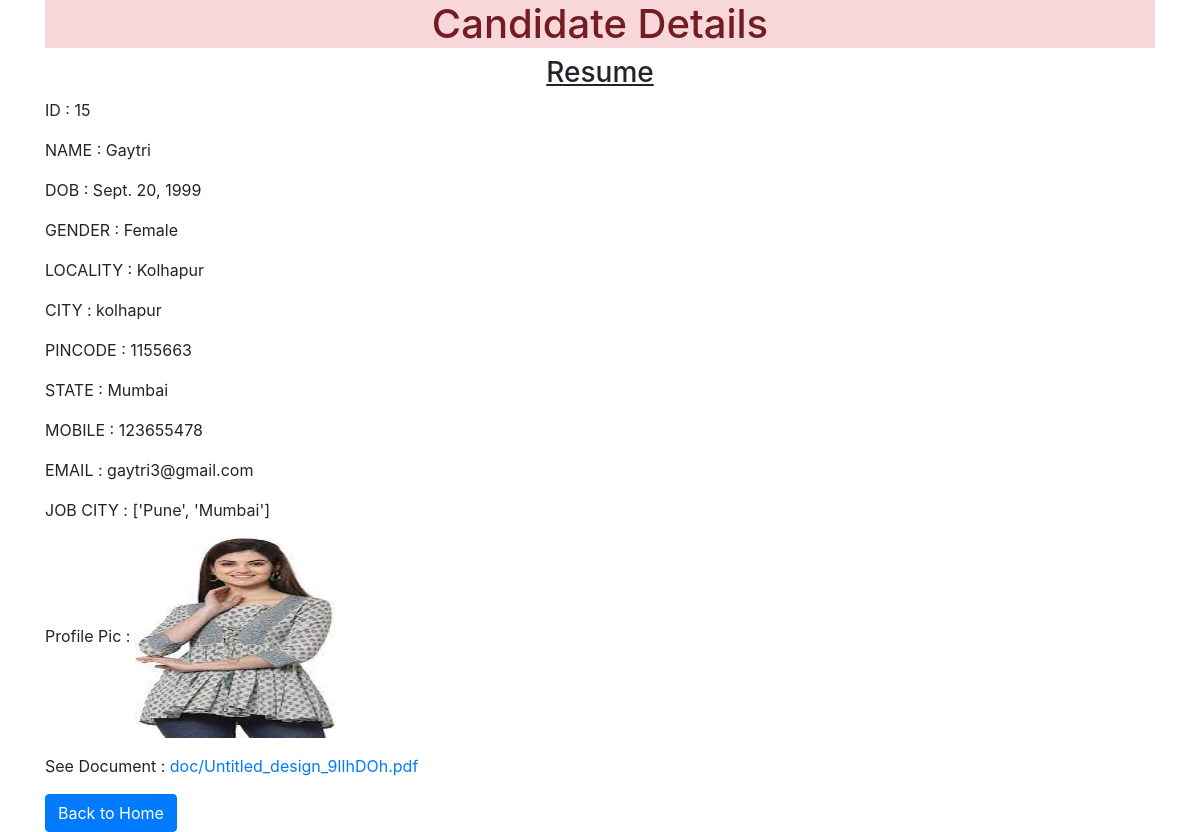
/15, run on the app's committed database.
### myapp/models.py (models this page shows)
class Resume(models.Model):
    name = models.CharField(max_length=20)
    dob = models.DateField(auto_now=False,auto_now_add=False)
    gender = models.CharField(max_length=20)
    locality = models.CharField(max_length=30)
    city = models.CharField(max_length=50)
    pincode = models.PositiveIntegerField()
    state = models.CharField(choices=STATE_CHOICES,max_length=50)
    mobile = models.PositiveIntegerField()
    email = models.EmailField()
    job_city = models.CharField(max_length=100)
    profile_image = models.ImageField(upload_to='profileimg',blank=True)
    myfile = models.FileField(upload_to='doc',blank=True)

### myapp/views.py (the view)
# urls.py: path('<int:pk>',views.CandidateView.as_view(),name='candidate'),
class CandidateView(View):
    def get(self,request,pk=None):
        candidate = Resume.objects.get(id=pk)
        return render(request,'myapp/candidate.html',{'candidate':candidate})

### myapp/templates/myapp/candidate.html (shortened to what this page needs)
<!DOCTYPE html>
<html lang="en">
<head>
    <link rel="stylesheet" href="https://cdn.jsdelivr.net/npm/bootstrap@4.0.0/dist/css/bootstrap.min.css">
</head>
<body>
<div class="container">
    <h1 class="alert-danger text-center">Candidate Details</h1>
    <div class="row">
        <div class="col-sm-12">
            <h3 class="text-center"><u>Resume</u></h3>
            <div>
                <p>ID : <span>{{candidate.id}}</span></p>
                <p>NAME : <span>{{candidate.name}}</span></p>
                <p>DOB : <span>{{candidate.dob}}</span> </p>
                <p>GENDER : <span>{{candidate.gender}}</span> </p>
                <p>LOCALITY : <span>{{candidate.locality}}</span> </p>
                <p>CITY : <span>{{candidate.city}}</span> </p>
                <p>PINCODE : <span>{{candidate.pincode}}</span> </p>
                <p>STATE : <span>{{candidate.state}}</span> </p>
                <p>MOBILE : <span>{{candidate.mobile}}</span> </p>
                <p>EMAIL : <span>{{candidate.email}}</span> </p>
                <p>JOB CITY : <span>{{candidate.job_city}}</span> </p>
                <p>Profile Pic : <img src="{{candidate.profile_image.url}}" height="200px" width="200px" alt="No Image"> </p>
                <p>See Document : <a href="{{candidate.myfile.url}}">{{candidate.myfile}}</a> </p>
            </div>
            <a href="{% url 'home' %}" class="btn btn-primary">Back to Home</a>
        </div>
    </div>
</div>
</body>
</html>

### data on the page
Resume: id "15", name "Gaytri", dob "Sept. 20, 1999", gender "Female", locality "Kolhapur", city "kolhapur", pincode "1155663", state "Mumbai", mobile "123655478", email "gaytri3@gmail.com", job_city "['Pune', 'Mumbai']", profile_image (picture), myfile "doc/Untitled_design_9IlhDOh.pdf"
